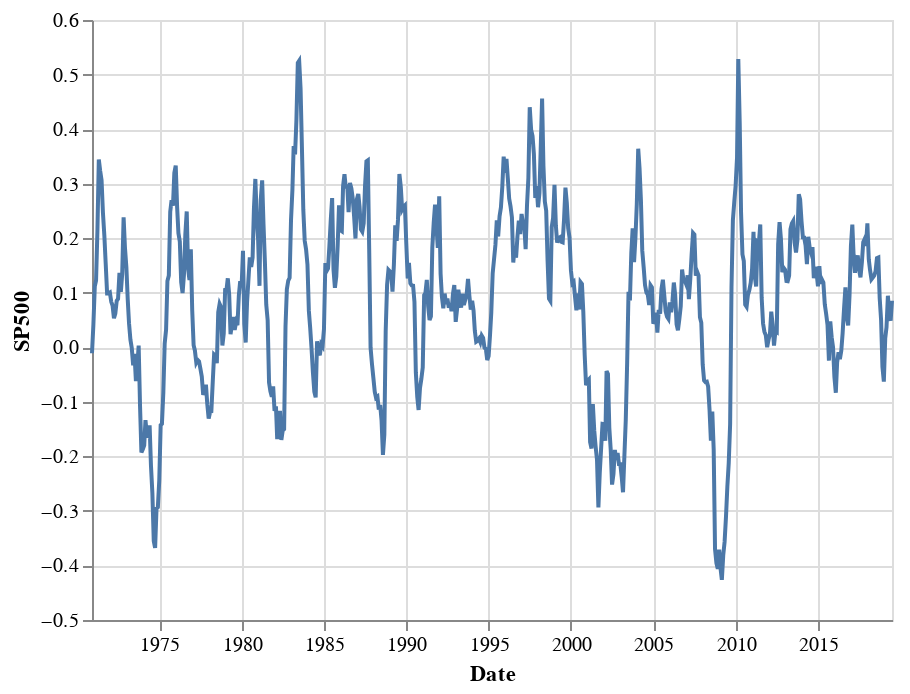

Notebook source saved alongside this figure:
### Code cell
alt.Chart(stock_mkt.reset_index(name='SP500')).mark_line().encode(
    x='Date:T',
    y='SP500:Q'
)

### Figure 1 — Vega-Lite specification as saved in the notebook (floating-point values rounded to 4 significant figures; data arrays with more than 128 entries replaced by an {"elided": "..."} marker saying what was removed)
{"$schema": "https://vega.github.io/schema/vega-lite/v3.3.0.json", "config": {"mark": {"tooltip": null}, "view": {"height": 300, "width": 400}}, "data": {"name": "data-747ea66dceee5eacadb3731206d85231"}, "datasets": {"data-747ea66dceee5eacadb3731206d85231": {"elided": "584 records"}}, "encoding": {"x": {"field": "Date", "type": "temporal"}, "y": {"field": "SP500", "type": "quantitative"}}, "mark": "line"}
